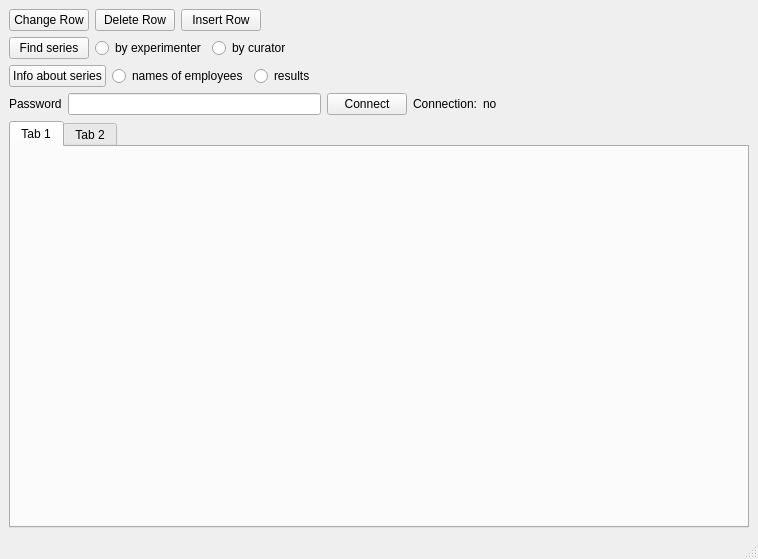
<?xml version="1.0" encoding="UTF-8"?>
<ui version="4.0">
 <class>MainWindow</class>
 <widget class="QMainWindow" name="MainWindow">
  <property name="geometry">
   <rect>
    <x>0</x>
    <y>0</y>
    <width>758</width>
    <height>559</height>
   </rect>
  </property>
  <property name="windowTitle">
   <string>MainWindow</string>
  </property>
  <widget class="QWidget" name="centralwidget">
   <layout class="QGridLayout" name="gridLayout">
    <item row="0" column="0">
     <layout class="QVBoxLayout" name="verticalLayout">
      <item>
       <layout class="QHBoxLayout" name="horizontalLayout">
        <item>
         <widget class="QPushButton" name="pushButton">
          <property name="text">
           <string>Change Row</string>
          </property>
         </widget>
        </item>
        <item>
         <widget class="QPushButton" name="pushButton_3">
          <property name="text">
           <string>Delete Row</string>
          </property>
         </widget>
        </item>
        <item>
         <widget class="QPushButton" name="pushButton_4">
          <property name="text">
           <string>Insert Row</string>
          </property>
         </widget>
        </item>
        <item>
         <spacer name="horizontalSpacer">
          <property name="orientation">
           <enum>Qt::Horizontal</enum>
          </property>
          <property name="sizeHint" stdset="0">
           <size>
            <width>40</width>
            <height>20</height>
           </size>
          </property>
         </spacer>
        </item>
       </layout>
      </item>
      <item>
       <layout class="QHBoxLayout" name="horizontalLayout_2">
        <item>
         <widget class="QPushButton" name="pushButton_5">
          <property name="text">
           <string>Find series</string>
          </property>
         </widget>
        </item>
        <item>
         <widget class="QRadioButton" name="radioButton">
          <property name="text">
           <string>by experimenter</string>
          </property>
          <attribute name="buttonGroup">
           <string notr="true">buttonGroup_2</string>
          </attribute>
         </widget>
        </item>
        <item>
         <widget class="QRadioButton" name="radioButton_2">
          <property name="text">
           <string>by curator</string>
          </property>
          <attribute name="buttonGroup">
           <string notr="true">buttonGroup_2</string>
          </attribute>
         </widget>
        </item>
        <item>
         <spacer name="horizontalSpacer_3">
          <property name="orientation">
           <enum>Qt::Horizontal</enum>
          </property>
          <property name="sizeHint" stdset="0">
           <size>
            <width>40</width>
            <height>20</height>
           </size>
          </property>
         </spacer>
        </item>
       </layout>
      </item>
      <item>
       <layout class="QHBoxLayout" name="horizontalLayout_4">
        <item>
         <widget class="QPushButton" name="pushButton_6">
          <property name="text">
           <string>Info about series</string>
          </property>
         </widget>
        </item>
        <item>
         <widget class="QRadioButton" name="radioButton_3">
          <property name="text">
           <string>names of employees</string>
          </property>
          <attribute name="buttonGroup">
           <string notr="true">buttonGroup</string>
          </attribute>
         </widget>
        </item>
        <item>
         <widget class="QRadioButton" name="radioButton_4">
          <property name="text">
           <string>results</string>
          </property>
          <attribute name="buttonGroup">
           <string notr="true">buttonGroup</string>
          </attribute>
         </widget>
        </item>
        <item>
         <spacer name="horizontalSpacer_4">
          <property name="orientation">
           <enum>Qt::Horizontal</enum>
          </property>
          <property name="sizeHint" stdset="0">
           <size>
            <width>40</width>
            <height>20</height>
           </size>
          </property>
         </spacer>
        </item>
       </layout>
      </item>
      <item>
       <layout class="QHBoxLayout" name="horizontalLayout_3">
        <item>
         <widget class="QLabel" name="label_3">
          <property name="text">
           <string>Password</string>
          </property>
         </widget>
        </item>
        <item>
         <widget class="QLineEdit" name="lineEdit"/>
        </item>
        <item>
         <widget class="QPushButton" name="pushButton_2">
          <property name="text">
           <string>Connect</string>
          </property>
         </widget>
        </item>
        <item>
         <widget class="QLabel" name="label">
          <property name="text">
           <string>Connection:</string>
          </property>
         </widget>
        </item>
        <item>
         <widget class="QLabel" name="label_2">
          <property name="text">
           <string>no</string>
          </property>
         </widget>
        </item>
        <item>
         <spacer name="horizontalSpacer_2">
          <property name="orientation">
           <enum>Qt::Horizontal</enum>
          </property>
          <property name="sizeHint" stdset="0">
           <size>
            <width>40</width>
            <height>20</height>
           </size>
          </property>
         </spacer>
        </item>
       </layout>
      </item>
      <item>
       <widget class="QTabWidget" name="tabWidget">
        <widget class="QWidget" name="tab">
         <attribute name="title">
          <string>Tab 1</string>
         </attribute>
        </widget>
        <widget class="QWidget" name="tab_2">
         <attribute name="title">
          <string>Tab 2</string>
         </attribute>
        </widget>
       </widget>
      </item>
     </layout>
    </item>
   </layout>
  </widget>
  <widget class="QMenuBar" name="menubar">
   <property name="geometry">
    <rect>
     <x>0</x>
     <y>0</y>
     <width>758</width>
     <height>24</height>
    </rect>
   </property>
  </widget>
  <widget class="QStatusBar" name="statusbar"/>
 </widget>
 <resources/>
 <connections/>
 <buttongroups>
  <buttongroup name="buttonGroup"/>
  <buttongroup name="buttonGroup_2"/>
 </buttongroups>
</ui>
